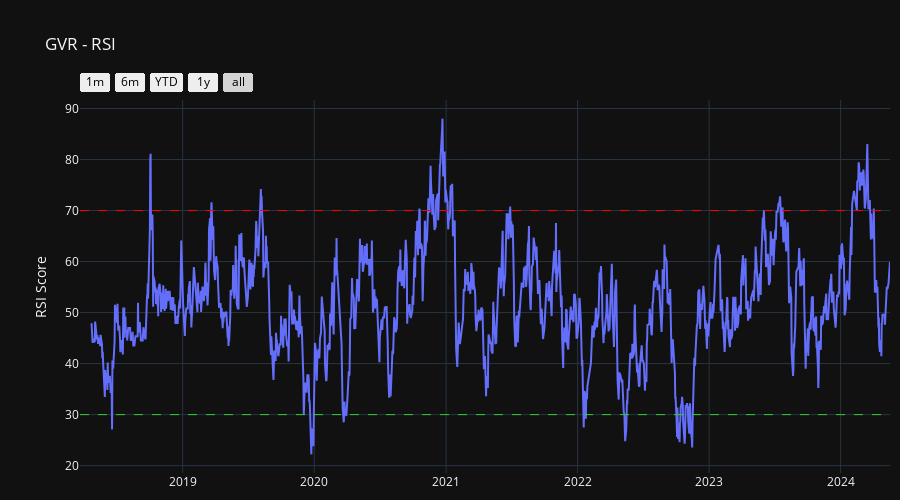

Notebook code for this chart:
### Markdown cell above
Chay RSI

### Code cell
# RSI
df['RSI'] = ta.RSI(df['Close'], 21)

# Construct a 1 x 1 Plotly figure
fig = make_subplots(rows=1, cols=1)

# Plot RSI
fig.add_trace(go.Scatter(x=df['Date'], y=df['RSI'], name='RSI'))

fig.add_hline(y=30, line_dash='dash', line_color='limegreen', line_width=1)
fig.add_hline(y=70, line_dash='dash', line_color='red', line_width=1)
fig.update_yaxes(title_text='RSI Score')

# Adds the range selector
fig.update_layout(
    xaxis=dict(
        rangeselector=dict(
            buttons=[
                dict(count=1, label='1m', step='month', stepmode='backward'),
                dict(count=6, label='6m', step='month', stepmode='backward'),
                dict(count=1, label='YTD', step='year', stepmode='todate'),
                dict(count=1, label='1y', step='year', stepmode='backward'),
                dict(step='all')
            ]),
        type='date')
)

# Set the color from white to black on range selector buttons
fig.update_layout(xaxis=dict(rangeselector=dict(font=dict(color='black'))))

# Sets customized padding
fig.update_layout(margin=go.layout.Margin(r=10, b=10))

# Remove dates without values
fig.update_xaxes(rangebreaks=[dict(values=dt_breaks)])

layout = go.Layout(template='plotly_dark', title=f"{stock} - RSI", height=500, legend_title='Legend')
fig.update_layout(layout)

fig.show()

### Figure 1 — Plotly figure (JSON) as saved in the notebook; plotly's stock layout.template omitted (floating-point values rounded to 4 significant figures; data arrays with more than 128 entries replaced by an {"elided": "..."} marker saying what was removed)
{"data": [{"name": "RSI", "x": {"elided": "1598 str values"}, "y": {"elided": "1598 float values"}, "type": "scatter"}], "layout": {"xaxis": {"anchor": "y", "domain": [0.0, 1.0], "rangeselector": {"buttons": [{"count": 1, "label": "1m", "step": "month", "stepmode": "backward"}, {"count": 6, "label": "6m", "step": "month", "stepmode": "backward"}, {"count": 1, "label": "YTD", "step": "year", "stepmode": "todate"}, {"count": 1, "label": "1y", "step": "year", "stepmode": "backward"}, {"step": "all"}], "font": {"color": "black"}}, "type": "date", "rangebreaks": [{"values": []}]}, "yaxis": {"anchor": "x", "domain": [0.0, 1.0], "title": {"text": "RSI Score"}}, "shapes": [{"line": {"color": "limegreen", "dash": "dash", "width": 1}, "type": "line", "x0": 0, "x1": 1, "xref": "x domain", "y0": 30, "y1": 30, "yref": "y"}, {"line": {"color": "red", "dash": "dash", "width": 1}, "type": "line", "x0": 0, "x1": 1, "xref": "x domain", "y0": 70, "y1": 70, "yref": "y"}], "margin": {"b": 10, "r": 10}, "title": {"text": "GVR - RSI"}, "legend": {"title": {"text": "Legend"}}, "height": 500}}
